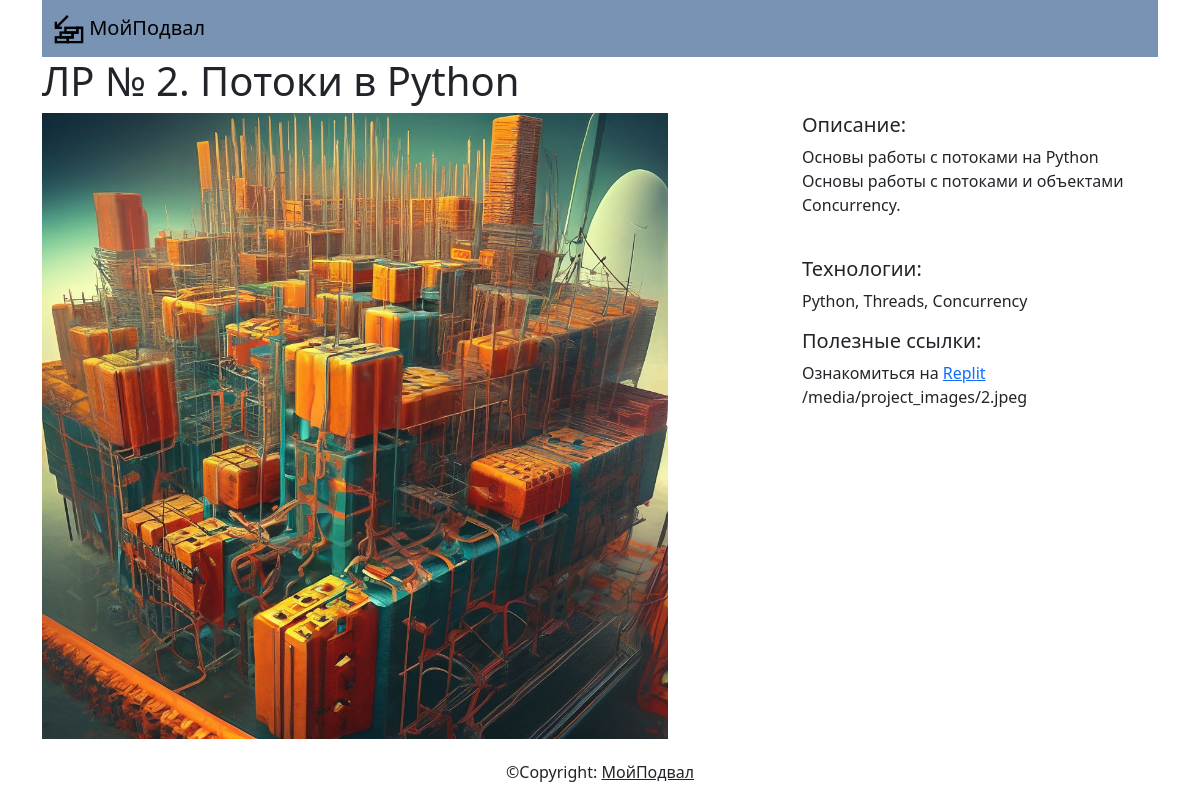
Page /7/ on the committed database.
### projects/models.py (models this page shows, shortened)
class Project(models.Model):
    title = models.CharField(max_length=256)
    description = models.TextField()
    technology = models.CharField(max_length=256)
    image = models.FileField(upload_to='project_images/', blank=True)
    githublink = models.CharField(max_length=256, null=True, blank=True)
    replitlink = models.CharField(max_length=256, null=True, blank=True)
    anotherlink = models.CharField(max_length=256, null=True, blank=True)

### projects/views.py (the view)
# urls.py: path("<int:pk>/", views.project_detail, name="project_detail")
def project_detail(request, pk):
    project = Project.objects.get(pk=pk)
    context = {
        "project": project
    }
    return render(request, "projects/project_detail.html", context)

### projects/templates/projects/project_detail.html (shortened to what this page needs)
{% extends "base.html" %}
{% block page_content %}
<h1>{{ project.title }}</h1>
<div class="row">
    <div class="col-md-8">
        {% if project.image %}
            <img src="{{ project.image.url }}" width="85%">
        {% endif %}
    </div>
    <div class="col-md-4">
        <h5>Описание:</h5>
        <p>{{ project.description }}</p>
        <br>
        <h5>Технологии:</h5>
        <p>{{ project.technology }}</p>
        {% if project.githublink or project.replitlink or project.anotherlink%}
            <h5>Полезные ссылки:</h5>
        {% endif %}
        {% if project.replitlink %}
            Ознакомиться на <a href="{{ project.replitlink }}">Replit</a>
        {% endif %}
        {{ project.image.url }}
    </div>
</div>
{% endblock page_content %}

### rows in the picture
Project: title "ЛР № 2. Потоки в Python", image (picture), description "Основы работы с потоками на Python Основы работы с потоками и объектами Concurrency.", technology "Python, Threads, Concurrency", image "/media/project_images/2.jpeg"
